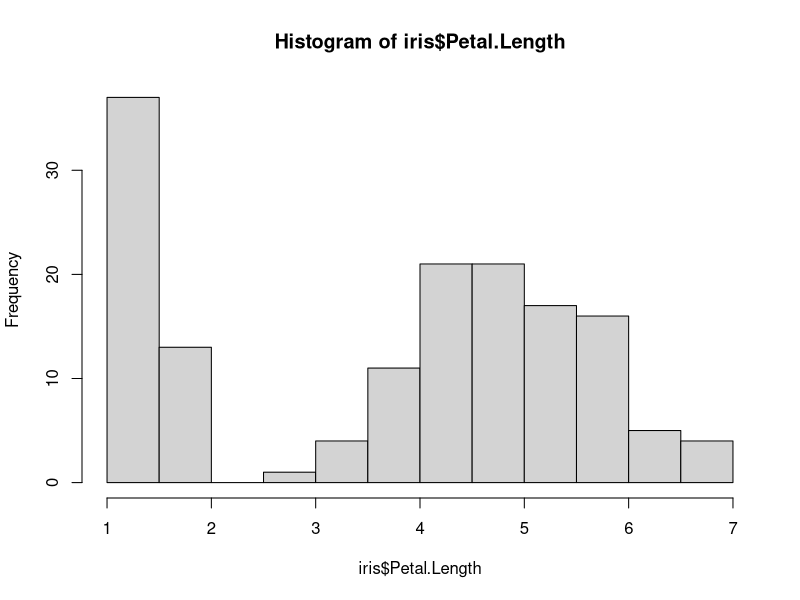
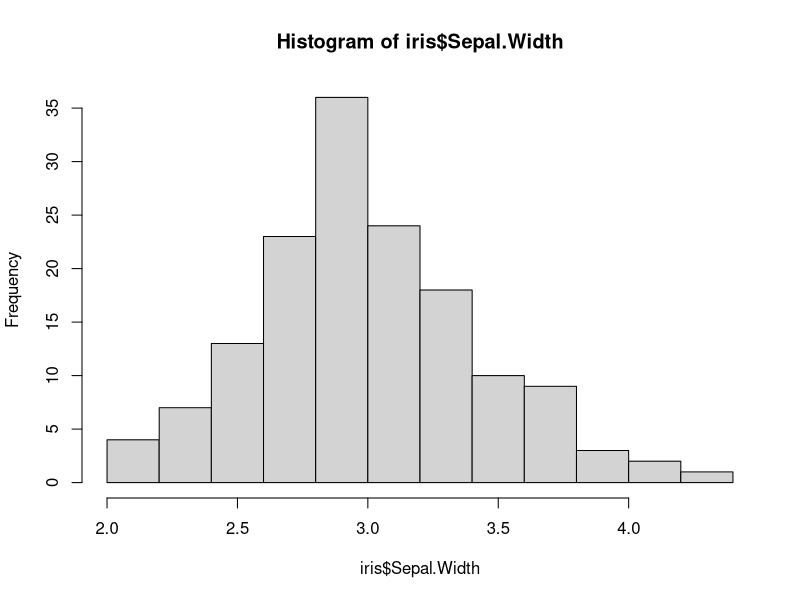
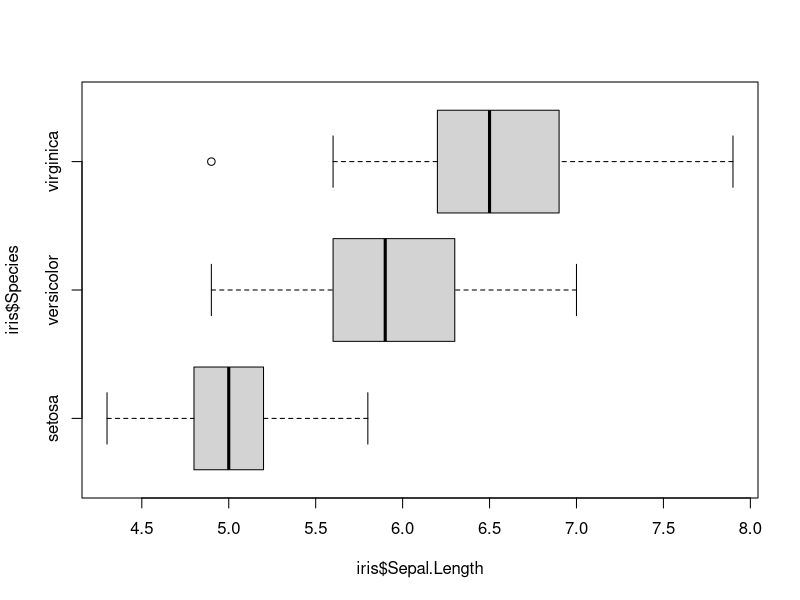
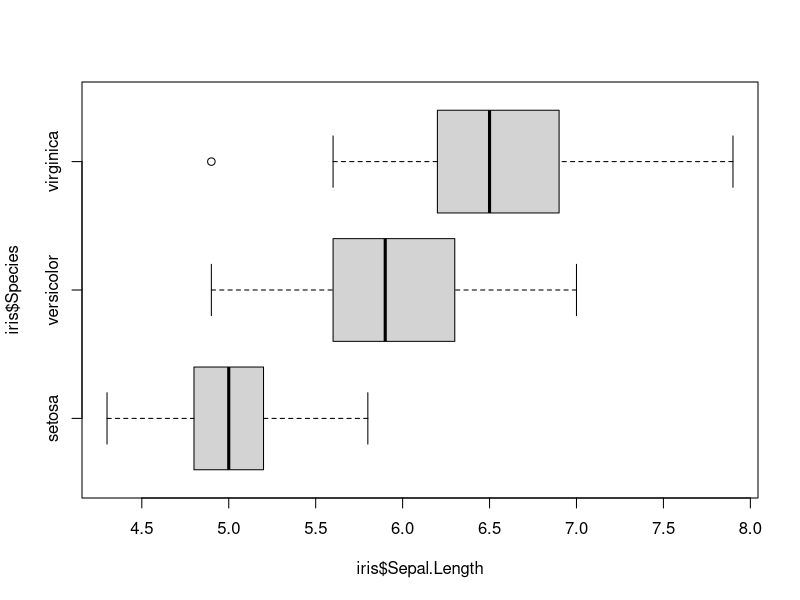
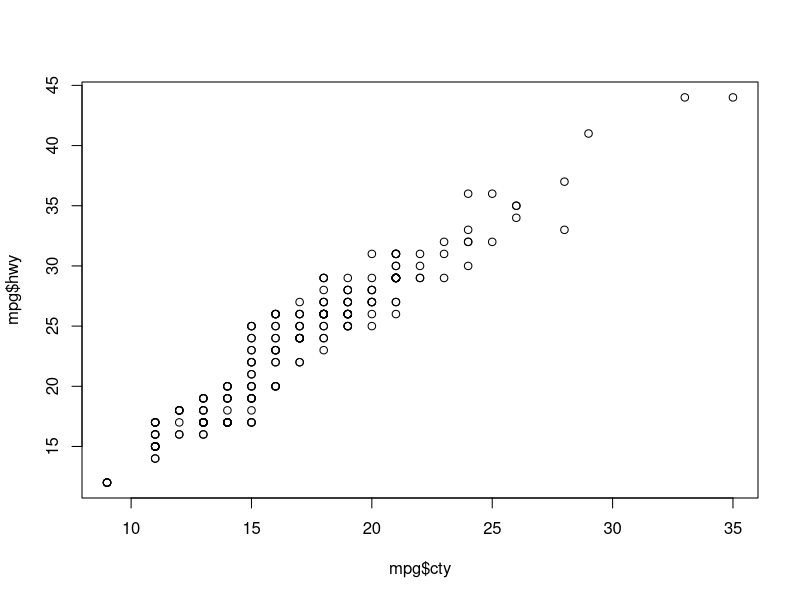
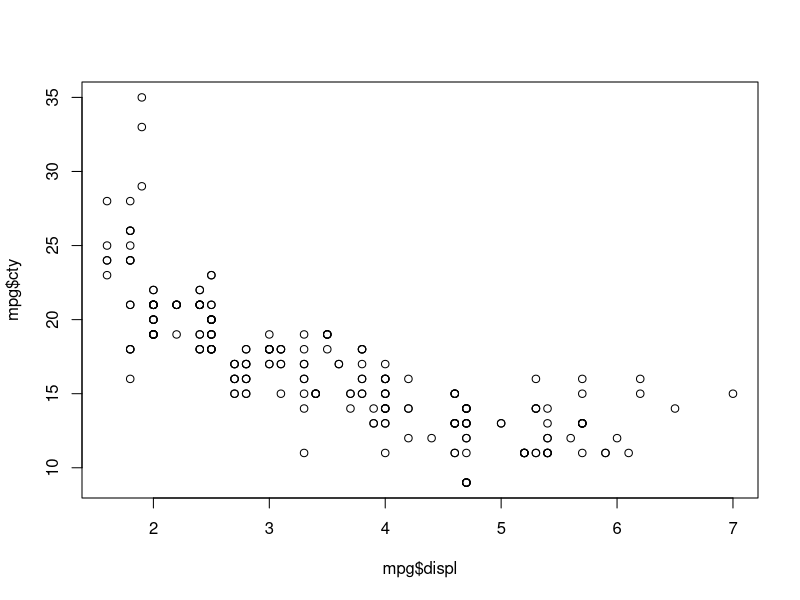
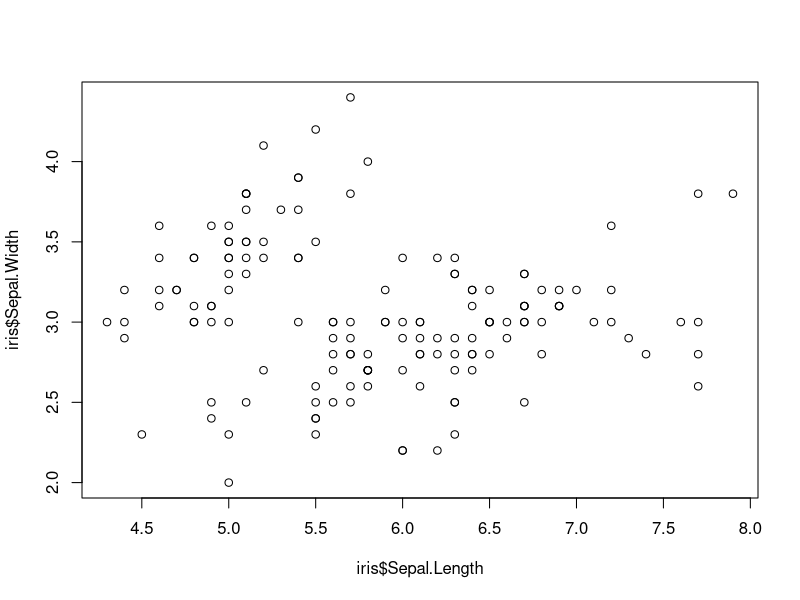
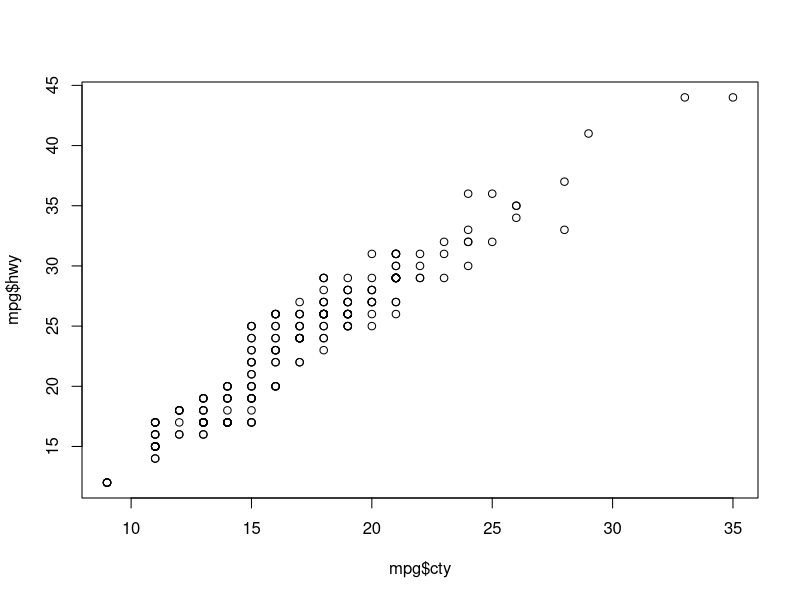

The R source for these figures, in order: (Note: this script raises an error after producing the figures.)
## ---- chunk 1

#---------- RSTUDIO STARTER V 2.0  --------------#
#                    -Prepared with care by  AM ;D
                
                                                                          
knitr::opts_chunk$set(echo = TRUE, 
                      message = FALSE, 
                      warning = FALSE)      
library(tidyverse)                
library(ggthemes)                    

theme_set(theme_tufte() +                                     
  theme(text=element_text(family="sans")))  

#------------------------------------------------#
## ---- chunk 2
2+2
## ---- chunk 3
hist(iris$Petal.Length)
## ---- chunk 4
hist(iris$Sepal.Width)
## ---- chunk 5
1+1
## ---- chunk 6
head(iris)
## ---- chunk 7
head(mpg)
## ---- chunk 8
head(mpg)
## ---- chunk 9
head(mpg)
## ---- chunk 10
73 - 1.5*(85-73)
## ---- chunk 11
85 + 1.5*(85-73)
## ---- chunk 12
head(iris)
## ---- chunk 13
boxplot(iris$Sepal.Length~iris$Species, horizontal=T
        )
## ---- chunk 14
(72 - 69)/2.7
## ---- chunk 15
(68-64)/2.4
## ---- chunk 16
71 - 1.5*(80-71)
## ---- chunk 17
80 + 1.5*(80-71)
## ---- chunk 18
head(iris)
## ---- chunk 19
boxplot(iris$Sepal.Length~iris$Species, horizontal=T)
## ---- chunk 20
(72-69)/2.7
## ---- chunk 21
(68-64)/2.4
## ---- chunk 22
(66.4 - 64)/2.4
## ---- chunk 23
(68.8-64)/2.4
## ---- chunk 24
head(mpg)
## ---- chunk 25
plot(mpg$cty, mpg$hwy)
## ---- chunk 26
plot(mpg$displ, mpg$cty)
## ---- chunk 27
plot(iris$Sepal.Length, iris$Sepal.Width)
## ---- chunk 28
(61.6 - 64)/2.4
## ---- chunk 29
(68.8 - 64)/2.4
## ---- chunk 30
34+34+13.5
## ---- chunk 31
head(mpg)
## ---- chunk 32
plot(mpg$cty, mpg$hwy)
## ---- chunk 33
cor(mpg$cty, mpg$hwy)
## ---- chunk 34
plot(mpg$displ, mpg$cty)
## ---- chunk 35
cor(mpg$displ, mpg$cty)
## ---- chunk 36
plot(iris$Sepal.Length, iris$Sepal.Width)
## ---- chunk 37
cor(iris$Sepal.Length, iris$Sepal.Width)
## ---- chunk 38
.73*15.1/3.1
## ---- chunk 39
170.3 - 3.556*69.2
## ---- chunk 40
plot(mpg$cty, mpg$hwy)
## ---- chunk 41
mpgModel <- lm(mpg$hwy~mpg$cty)
plot(mpg$cty, mpgModel$residuals)
## ---- chunk 42
plot(mpg$displ, mpg$cty)
## ---- chunk 43
m2 <- lm(mpg$cty~mpg$displ)
plot(mpg$displ, m2$residuals)
## ---- chunk 44
hist(mpgModel$residuals)
## ---- chunk 45
.79^2
## ---- chunk 46
plot(mpg$cty, mpg$hwy)
## ---- chunk 47
plot(mpg$cty, mpgModel$residuals)
## ---- chunk 48
plot(mpg$displ, mpg$cty)
## ---- chunk 49
plot(mpg$displ, m2$residuals)
## ---- chunk 50
plot(mpg$cty, mpgModel$residuals)
## ---- chunk 51
hist(mpgModel$residuals)
## ---- chunk 52
.73^2
## ---- chunk 53
80 + 1.5*(80-68)
## ---- chunk 54
(15-13)/2.05
## ---- chunk 55
(23-20.13)/3.39
## ---- chunk 56
plot(mpg$displ, mpg$cty)
## ---- chunk 57
plot(iris$Sepal.Length, iris$Sepal.Width)
## ---- chunk 58
80 + 1.5*(80-68)
## ---- chunk 59
(15-13)/2.05
## ---- chunk 60
(23 - 20.13)/3.39
## ---- chunk 61
plot(mpg$cty, mpg$hwy)
## ---- chunk 62
plot(iris$Sepal.Length, iris$Sepal.Width)
## ---- chunk 63
pchisq()
## ---- chunk 64
52/100*13/100
## ---- chunk 65
9/100
## ---- chunk 66
52/100*13/100
## ---- chunk 67
9/100
## ---- chunk 68
.67*9.41/10.37
## ---- chunk 69
171.14-.60*107.2
## ---- chunk 70
171.14- 0.60*(107.20) 
## ---- chunk 71
-33.06 + 1.26*75
## ---- chunk 72
72 - 61.44
## ---- chunk 73
.43^2
## ---- chunk 74
table(mpg$class,mpg$cyl) %>% addmargins()
## ---- chunk 75
32/234
## ---- chunk 76
47/234*81/234
## ---- chunk 77
1- .5^4
## ---- chunk 78
1-.23^10
## ---- chunk 79
1-(  1-.17  )^8
## ---- chunk 80
.48^2
## ---- chunk 81
table(mpg$class, mpg$cyl) %>% addmargins()
## ---- chunk 82
32/234
## ---- chunk 83
47/234*81/234
## ---- chunk 84
(1/2)^4
## ---- chunk 85
1-.5^4
## ---- chunk 86
1-.84^10
## ---- chunk 87
.84*2200
## ---- chunk 88
qnorm(.5+.291)
## ---- chunk 89
pnorm(.5)
## ---- chunk 90
qnorm(.1514)
## ---- chunk 91
.2 / .34
## ---- chunk 92
9/52
## ---- chunk 93
.24 / .3
## ---- chunk 94
9/13
## ---- chunk 95
0.67^2
## ---- chunk 96
.05*.95 + .95*.1
## ---- chunk 97
.05*.95/.1425
## ---- chunk 98
0.67^2
## ---- chunk 99
.06*.95 + .94*.1
## ---- chunk 100
.06*.95/.151
## ---- chunk 101
.45*.85 + .55*.1
## ---- chunk 102
.45*.85/0.4375
## ---- chunk 103
.45*.15
## ---- chunk 104
.45*.85 + .55*.1
## ---- chunk 105
rexp(10, .5)
## ---- chunk 106
1*1/6 + 2*1/6 + 3*1/6 + 4*1/6 + 5*1/6 +6*1/6
## ---- chunk 107
(1-3.5)^2*1/6 + (2-3.5)^2*1/6 + (3-3.5)^2*1/6 + (4-3.5)^2*1/6 + (5-3.5)^2*1/6 + (6-3.5)^2*1/6
## ---- chunk 108
sqrt(2.917)
## ---- chunk 109
0*1/8 + 1*3/8 + 2*3/8 + 3*1/8
## ---- chunk 110
(0-1.5)^2*1/8 + (1-1.5)^2*3/8 + (2-1.5)^2*3/8 + (3-1.5)^2*1/8
## ---- chunk 111
sqrt(.75)
## ---- chunk 112
1*1/6 + 2*1/6 + 3*1/6 + 4*1/6 + 5*1/6 + 6*1/6
## ---- chunk 113
(1-3.5)^2*1/6 + (2-3.5)^2*1/6 + (3-3.5)^2*1/6 + (4-3.5)^2*1/6 + (5-3.5)^2*1/6 + (6-3.5)^2*1/6
## ---- chunk 114
sqrt(2.917)
## ---- chunk 115
0*1/8 + 1*3/8 + 2*3/8 + 3*1/8
## ---- chunk 116
(0-1.5)^2*1/8 + (1-1.5)^2*3/8 + (2-1.5)^2*3/8 + (3-1.5)^2*1/8
## ---- chunk 117
sqrt(.75)
## ---- chunk 118
45*.77^8*(1-.77)^2
## ---- chunk 119
.294 + 10*.77^9*.23^1 + 1*.77^10*.23^0
## ---- chunk 120
8*.15^1*.85^7 + 1*.15^0*.85^8
## ---- chunk 121
8*.15
## ---- chunk 122
sqrt(8*.15*.85)
## ---- chunk 123
(5-1.2)/1.01
## ---- chunk 124
45*.16^2*.84^8
## ---- chunk 125
1*.16^0*.84^10 + 10*.16^1*.84^9 + .28553
## ---- chunk 126
1*.15^0*.85^8 + 8*.15^1*.85^7
## ---- chunk 127
8*.15
## ---- chunk 128
(5-1.2)/sqrt(8*.15*.85)
## ---- chunk 129
210*.51^4*(1-.51)^6
## ---- chunk 130
.84^4*.16
## ---- chunk 131
1 - (  (5/6)^(1-1)*1/6 + (5/6)^(2-1)*(1/6))
## ---- chunk 132
1/(1/6)
## ---- chunk 133
(1-1/6)/(1/6)^2
## ---- chunk 134
sqrt(30)
## ---- chunk 135
(10 - 6)/5.477
## ---- chunk 136
1-.75^5
## ---- chunk 137
.16*.79
## ---- chunk 138
23/234
## ---- chunk 139
41/234*79/234
## ---- chunk 140
210*.51^4*.49^6
## ---- chunk 141
.84^4 * .16
## ---- chunk 142
1- ( (5/6)^(1-1)*1/6 + (5/6)^(2-1)*1/6)
## ---- chunk 143
1/(1/6)
## ---- chunk 144
(1-1/6)/(1/6)^2
## ---- chunk 145
sqrt(30)
## ---- chunk 146
(10-6)/5.477
## ---- chunk 147
4^7*exp(-4)/(7*6*5*4*3*2*1)
## ---- chunk 148
(5/140)^1*exp(-5/140)/1
## ---- chunk 149
1 - (5/14)^0*exp(-5/14)/1
## ---- chunk 150
(2-5/14)/sqrt(5/14)
## ---- chunk 151
4^7*exp(-4)/(7*6*5*4*3*2*1)
## ---- chunk 152
(5/140)^1*exp(-5/140)/1
## ---- chunk 153
1 - (5/14)^0 * exp(-5/14) / 1
## ---- chunk 154
(2-5/14)/sqrt(5/14)
## ---- chunk 155
(1-.05)/.05^2
## ---- chunk 156
sqrt(380)
## ---- chunk 157
0*.24 + 1*.57 + 2*.16 + 3*.03
## ---- chunk 158
5*(18/38) + (-3)*20/38
## ---- chunk 159
( 5 - .789 )^2*18/38 + (-3 - .789)^2 * 20/38
## ---- chunk 160
sqrt(15.96)
## ---- chunk 161
15/19
## ---- chunk 162
(13.001 - 12.999)*1/10
## ---- chunk 163
5*18/38 - 3*20/38
## ---- chunk 164
(5-.79)^2*18/38 + (-3-.79)^2*20/38
## ---- chunk 165
sqrt(15.96)
## ---- chunk 166
pnorm(17/25, .57, sqrt(.57*(1-.57)/25))
## ---- chunk 167
.9738 - .2643
## ---- chunk 168
.9992 - .7764
## ---- chunk 169
.9738 - .2912
## ---- chunk 170
.9992 - .8212
## ---- chunk 171
(65 - 64)/2.4
## ---- chunk 172
1-.6628
## ---- chunk 173
(66-64)/2.4
## ---- chunk 174
(63-64)/2.4
## ---- chunk 175
.7967 - .3372
## ---- chunk 176
(75-64)/2.4
## ---- chunk 177
(54 - 64)/2.4
## ---- chunk 178
1.28*2.4 + 64
## ---- chunk 179
.67*2.4 + 64
## ---- chunk 180
(65 - 64)/2.4
## ---- chunk 181
1-.6628
## ---- chunk 182
(66-64)/2.4
## ---- chunk 183
(63 - 64)/2.4
## ---- chunk 184
.7967 - .3372
## ---- chunk 185
(75-64)/2.4
## ---- chunk 186
pnorm(4.58333)
## ---- chunk 187
1.28*2.4 + 64
## ---- chunk 188
.67*2.4+64
## ---- chunk 189
(1-.069)/(.069^2)
## ---- chunk 190
(10-1/.069)/sqrt((1-.069)/.069^2)
## ---- chunk 191

## ---- chunk 192
l <- 25/140

1-exp(-l)*l^1-exp(-l)*l^0*l^0

1-ppois(1,l)
## ---- chunk 193
1-((25/142)*exp(-25/142) + (25/142)^0*exp(-25/142)/1)
## ---- chunk 194
dpois(2,l)
## ---- chunk 195

## ---- chunk 196
(17-18.2)/1.3
## ---- chunk 197
2.33*1.3+18.2
## ---- chunk 198
(1.64+1.65)/2
## ---- chunk 199
-1.645*1.3+18.2
## ---- chunk 200
1.645*1.3+18.2
## ---- chunk 201
(17-18.2)/1.3
## ---- chunk 202
2.33*1.3+18.2
## ---- chunk 203
-1.645*1.3+18.2
## ---- chunk 204
1.645*1.3+18.2
## ---- chunk 205
1-pnorm(29/50, .5, sqrt(.5*.5/50))
## ---- chunk 206
qnorm(.95, .5, sqrt(.5*.5/50))
## ---- chunk 207
p <- .54
1-pnorm(.6163, p, sqrt(p*(1-p)/50))
## ---- chunk 208
100*1/6
## ---- chunk 209
100*(1-1/6)
## ---- chunk 210
(.2 - 1/6)/sqrt(1/6*(1-1/6)/100)
## ---- chunk 211
1-.8133
## ---- chunk 212
120*.16
## ---- chunk 213
120*(1-.16)
## ---- chunk 214
(.15-.16)/sqrt(.16*(1-.16)/120)
## ---- chunk 215
1.28*sqrt(.16*.84/120)+.16
## ---- chunk 216
(66-64)/(2.4/sqrt(10))
## ---- chunk 217
1-.9936
## ---- chunk 218
100*1/6
## ---- chunk 219
100*(1-1/6)
## ---- chunk 220
(.2 - 1/6)/sqrt(1/6*(1-1/6)/100)
## ---- chunk 221
1-.8133
## ---- chunk 222
50*.28
## ---- chunk 223
50*(1-.28)
## ---- chunk 224
(1/3 - .28)/sqrt(.28*(1-.28)/50)
## ---- chunk 225
1- .7995
## ---- chunk 226
1.28*sqrt(.28*(1-.28)/50) + .28
## ---- chunk 227
(66 - 64)/(2.4/sqrt(10))
## ---- chunk 228
1-.9959
## ---- chunk 229
(12/55-19/85)/sqrt(31/140*(1-31/140)/55+31/140*(1-31/140)/85)
## ---- chunk 230
1.28*5.3/sqrt(40)+101
## ---- chunk 231
